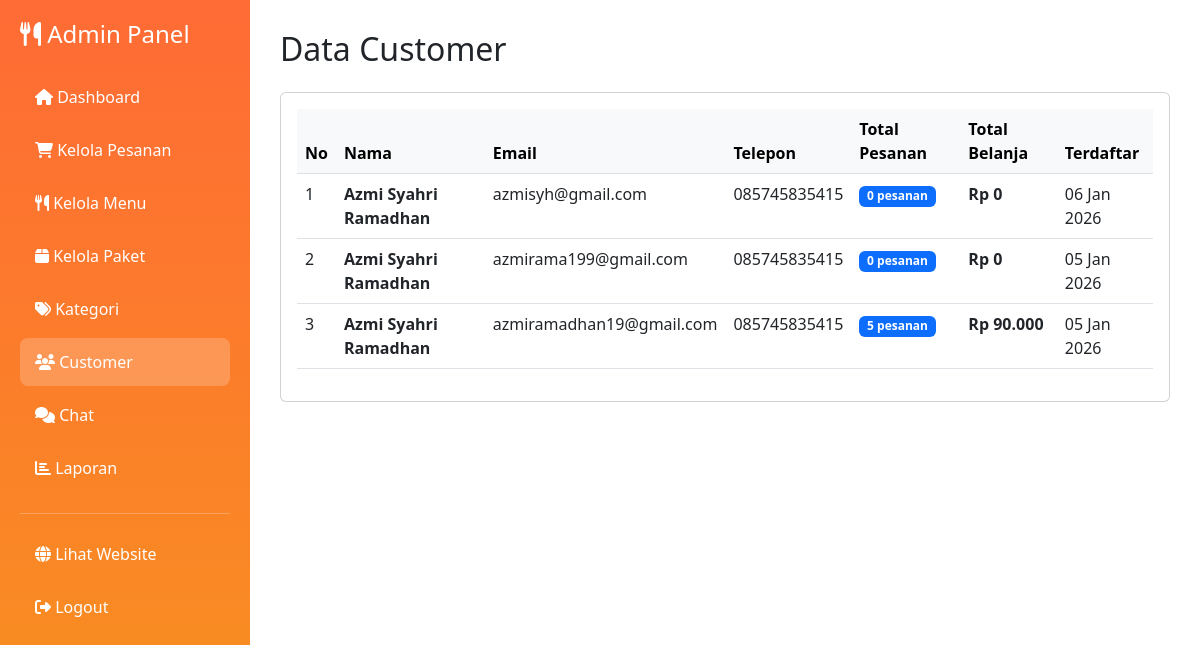
Screenshot of /admin/customer.php with the database file from the repository.
### tables this page shows
CREATE TABLE `users` (
  `id` int(11) NOT NULL,
  `nama` varchar(100) NOT NULL,
  `email` varchar(100) NOT NULL,
  `password` varchar(255) NOT NULL,
  `telepon` varchar(20) DEFAULT NULL,
  `alamat` text DEFAULT NULL,
  `role` enum('admin','customer') DEFAULT 'customer',
  `created_at` timestamp NOT NULL DEFAULT current_timestamp()
);

### config.php (called while the page is built, shortened)
<?php
function format_rupiah($angka) {
    return "Rp " . number_format($angka, 0, ',', '.');
}

### admin/customer.php (the view, shortened to what this page needs)
<?php
require_once '../config.php';
$query = "SELECT u.*,
          (SELECT COUNT(*) FROM pesanan WHERE user_id = u.id) as total_pesanan,
          (SELECT SUM(total_harga) FROM pesanan WHERE user_id = u.id AND status IN ('dikonfirmasi', 'diproses', 'selesai')) as total_belanja
          FROM users u
          WHERE role = 'customer'
          ORDER BY u.created_at DESC";
$result = mysqli_query($conn, $query);
?>
<!DOCTYPE html>
<html lang="id">
<head>
    <link href="https://cdn.jsdelivr.net/npm/bootstrap@5.3.0/dist/css/bootstrap.min.css" rel="stylesheet">
    <link rel="stylesheet" href="https://cdnjs.cloudflare.com/ajax/libs/font-awesome/6.4.0/css/all.min.css">
</head>
<body>
    <div class="sidebar">
        <h4 class="mb-4"><i class="fas fa-utensils"></i> Admin Panel</h4>
        <nav class="nav flex-column">
            <a class="nav-link" href="index.php"><i class="fas fa-home"></i> Dashboard</a>
            <a class="nav-link" href="pesanan.php"><i class="fas fa-shopping-cart"></i> Kelola Pesanan</a>
            <a class="nav-link" href="menu.php"><i class="fas fa-utensils"></i> Kelola Menu</a>
            <a class="nav-link" href="paket.php"><i class="fas fa-box"></i> Kelola Paket</a>
            <a class="nav-link" href="kategori.php"><i class="fas fa-tags"></i> Kategori</a>
            <a class="nav-link active" href="customer.php"><i class="fas fa-users"></i> Customer</a>
            <a class="nav-link" href="../chat.php"><i class="fas fa-comments"></i> Chat</a>
            <a class="nav-link" href="laporan.php"><i class="fas fa-chart-bar"></i> Laporan</a>
            <hr class="bg-white">
            <a class="nav-link" href="../index.php"><i class="fas fa-globe"></i> Lihat Website</a>
            <a class="nav-link" href="../logout.php"><i class="fas fa-sign-out-alt"></i> Logout</a>
        </nav>
    </div>
    <div class="main-content">
        <h2 class="mb-4">Data Customer</h2>
        <div class="card">
            <div class="card-body">
                <table class="table table-hover">
                    <thead class="table-light">
                        <tr>
                            <th>No</th>
                            <th>Nama</th>
                            <th>Email</th>
                            <th>Telepon</th>
                            <th>Total Pesanan</th>
                            <th>Total Belanja</th>
                            <th>Terdaftar</th>
                        </tr>
                    </thead>
                    <tbody>
                        <?php
                        $no = 1;
                        while($cust = mysqli_fetch_assoc($result)):
                        ?>
                        <tr>
                            <td><?php echo $no++; ?></td>
                            <td><strong><?php echo $cust['nama']; ?></strong></td>
                            <td><?php echo $cust['email']; ?></td>
                            <td><?php echo $cust['telepon']; ?></td>
                            <td><span class="badge bg-primary"><?php echo $cust['total_pesanan']; ?> pesanan</span></td>
                            <td><strong><?php echo format_rupiah($cust['total_belanja'] ?? 0); ?></strong></td>
                            <td><?php echo date('d M Y', strtotime($cust['created_at'])); ?></td>
                        </tr>
                        <?php endwhile; ?>
                    </tbody>
                </table>
            </div>
        </div>
    </div>
</body>
</html>

### admin/customer.php (style rules this page uses)
:root { --primary-color: #FF6B35; --secondary-color: #F7931E; }
.sidebar { position: fixed; top: 0; left: 0; height: 100vh; width: 250px; background: linear-gradient(180deg, var(--primary-color), var(--secondary-color)); color: white; padding: 20px; overflow-y: auto; }
.sidebar .nav-link { color: white; padding: 12px 15px; margin-bottom: 5px; border-radius: 8px; }
.sidebar .nav-link:hover, .sidebar .nav-link.active { background: rgba(255,255,255,0.2); }
.main-content { margin-left: 250px; padding: 30px; }

### rows the page displays
users: nama "Azmi Syahri Ramadhan", email "azmisyh@gmail.com", telepon "085745835415", total_pesanan "0", total_belanja "Rp 0", created_at "06 Jan 2026"
users: nama "Azmi Syahri Ramadhan", email "azmirama199@gmail.com", telepon "085745835415", total_pesanan "0", total_belanja "Rp 0", created_at "05 Jan 2026"
users: nama "Azmi Syahri Ramadhan", email "azmiramadhan19@gmail.com", telepon "085745835415", total_pesanan "5", total_belanja "Rp 90.000", created_at "05 Jan 2026"
